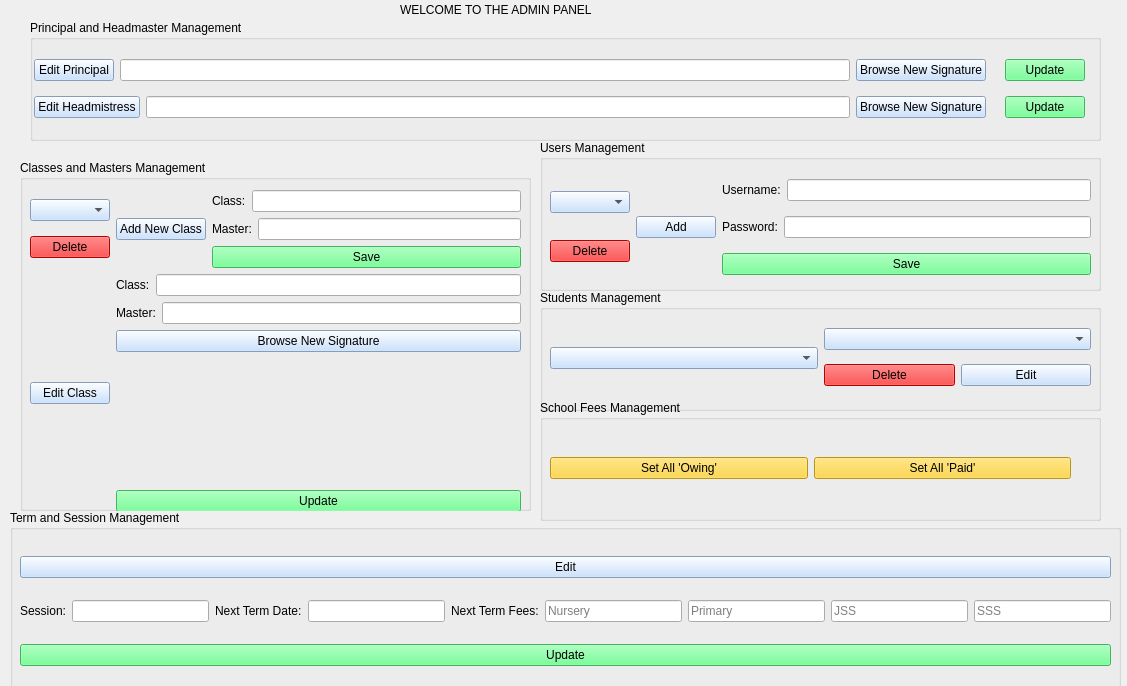
<?xml version="1.0" encoding="UTF-8"?>
<ui version="4.0">
 <class>AdminForm</class>
 <widget class="QWidget" name="AdminForm">
  <property name="geometry">
   <rect>
    <x>0</x>
    <y>0</y>
    <width>1127</width>
    <height>686</height>
   </rect>
  </property>
  <property name="windowTitle">
   <string>Administration Form</string>
  </property>
  <property name="windowIcon">
   <iconset>
    <normaloff>administartion icon.png</normaloff>administartion icon.png</iconset>
  </property>
  <property name="styleSheet">
   <string notr="true">font: 12pt &quot;MS Shell Dlg 2&quot;;

</string>
  </property>
  <widget class="QLabel" name="label">
   <property name="geometry">
    <rect>
     <x>400</x>
     <y>0</y>
     <width>281</width>
     <height>20</height>
    </rect>
   </property>
   <property name="styleSheet">
    <string notr="true">font: 11pt &quot;MS Shell Dlg 2&quot;;</string>
   </property>
   <property name="text">
    <string>WELCOME TO THE ADMIN PANEL</string>
   </property>
  </widget>
  <widget class="QGroupBox" name="groupBox_5">
   <property name="geometry">
    <rect>
     <x>10</x>
     <y>510</y>
     <width>1111</width>
     <height>181</height>
    </rect>
   </property>
   <property name="styleSheet">
    <string notr="true">QPushButton{
background-color: rgb(189, 218, 255);
}</string>
   </property>
   <property name="title">
    <string>Term and Session Management</string>
   </property>
   <widget class="QWidget" name="layoutWidget">
    <property name="geometry">
     <rect>
      <x>10</x>
      <y>30</y>
      <width>1091</width>
      <height>145</height>
     </rect>
    </property>
    <layout class="QVBoxLayout" name="verticalLayout">
     <item>
      <widget class="QPushButton" name="mgmt_edit_btn">
       <property name="text">
        <string>Edit</string>
       </property>
      </widget>
     </item>
     <item>
      <layout class="QHBoxLayout" name="horizontalLayout">
       <item>
        <widget class="QLabel" name="session_label">
         <property name="text">
          <string>Session:</string>
         </property>
        </widget>
       </item>
       <item>
        <widget class="QLineEdit" name="session_lineEdit"/>
       </item>
       <item>
        <widget class="QLabel" name="next_term_label">
         <property name="text">
          <string>Next Term Date:</string>
         </property>
        </widget>
       </item>
       <item>
        <widget class="QLineEdit" name="next_term_lineEdit">
         <property name="text">
          <string/>
         </property>
        </widget>
       </item>
       <item>
        <widget class="QLabel" name="fees_label">
         <property name="text">
          <string>Next Term Fees:</string>
         </property>
        </widget>
       </item>
       <item>
        <widget class="QLineEdit" name="fees_lineEdit">
         <property name="text">
          <string/>
         </property>
         <property name="placeholderText">
          <string>Nursery</string>
         </property>
        </widget>
       </item>
       <item>
        <widget class="QLineEdit" name="fees_lineEdit2">
         <property name="placeholderText">
          <string>Primary</string>
         </property>
        </widget>
       </item>
       <item>
        <widget class="QLineEdit" name="fees_lineEdit3">
         <property name="placeholderText">
          <string>JSS</string>
         </property>
        </widget>
       </item>
       <item>
        <widget class="QLineEdit" name="fees_lineEdit4">
         <property name="placeholderText">
          <string>SSS</string>
         </property>
        </widget>
       </item>
      </layout>
     </item>
     <item>
      <widget class="QPushButton" name="mgmt_update_btn">
       <property name="styleSheet">
        <string notr="true">background-color: rgb(85, 255, 127);</string>
       </property>
       <property name="text">
        <string>Update</string>
       </property>
      </widget>
     </item>
    </layout>
   </widget>
  </widget>
  <widget class="QGroupBox" name="groupBox_2">
   <property name="geometry">
    <rect>
     <x>20</x>
     <y>160</y>
     <width>511</width>
     <height>351</height>
    </rect>
   </property>
   <property name="styleSheet">
    <string notr="true">QPushButton{
background-color: rgb(189, 218, 255);
}

QComboBox{
background-color: rgb(189, 218, 255);
}</string>
   </property>
   <property name="title">
    <string>Classes and Masters Management</string>
   </property>
   <widget class="QWidget" name="layoutWidget">
    <property name="geometry">
     <rect>
      <x>10</x>
      <y>30</y>
      <width>491</width>
      <height>322</height>
     </rect>
    </property>
    <layout class="QVBoxLayout" name="verticalLayout_7">
     <item>
      <layout class="QHBoxLayout" name="horizontalLayout_10">
       <item>
        <layout class="QHBoxLayout" name="horizontalLayout_7">
         <item>
          <layout class="QVBoxLayout" name="verticalLayout_4">
           <item>
            <layout class="QHBoxLayout" name="horizontalLayout_6"/>
           </item>
          </layout>
         </item>
         <item>
          <layout class="QVBoxLayout" name="verticalLayout_6">
           <item>
            <widget class="QComboBox" name="class_comboBox">
             <property name="editable">
              <bool>false</bool>
             </property>
            </widget>
           </item>
           <item>
            <widget class="QPushButton" name="class_delete_btn">
             <property name="styleSheet">
              <string notr="true">background-color: rgb(255, 0, 0);</string>
             </property>
             <property name="text">
              <string>Delete</string>
             </property>
            </widget>
           </item>
          </layout>
         </item>
         <item>
          <widget class="QPushButton" name="add_new_btn">
           <property name="text">
            <string>Add New Class</string>
           </property>
          </widget>
         </item>
        </layout>
       </item>
       <item>
        <layout class="QVBoxLayout" name="verticalLayout_5">
         <item>
          <layout class="QHBoxLayout" name="horizontalLayout_9">
           <item>
            <widget class="QLabel" name="class_add_label">
             <property name="text">
              <string>Class:</string>
             </property>
            </widget>
           </item>
           <item>
            <widget class="QLineEdit" name="class_add_lineEdit"/>
           </item>
          </layout>
         </item>
         <item>
          <layout class="QHBoxLayout" name="horizontalLayout_8">
           <item>
            <widget class="QLabel" name="form_master_add_label">
             <property name="text">
              <string>Master:</string>
             </property>
            </widget>
           </item>
           <item>
            <widget class="QLineEdit" name="form_master_lineEdit"/>
           </item>
          </layout>
         </item>
         <item>
          <widget class="QPushButton" name="class_save_btn">
           <property name="styleSheet">
            <string notr="true">background-color: rgb(85, 255, 127);</string>
           </property>
           <property name="text">
            <string>Save</string>
           </property>
          </widget>
         </item>
        </layout>
       </item>
      </layout>
     </item>
     <item>
      <layout class="QHBoxLayout" name="horizontalLayout_11">
       <item>
        <widget class="QPushButton" name="class_edit_btn">
         <property name="text">
          <string>Edit Class</string>
         </property>
        </widget>
       </item>
       <item>
        <layout class="QVBoxLayout" name="verticalLayout_3">
         <item>
          <layout class="QHBoxLayout" name="horizontalLayout_5">
           <item>
            <widget class="QLabel" name="class_edit_label">
             <property name="text">
              <string>Class:</string>
             </property>
            </widget>
           </item>
           <item>
            <widget class="QLineEdit" name="class_edit_lineEdit"/>
           </item>
          </layout>
         </item>
         <item>
          <layout class="QHBoxLayout" name="horizontalLayout_4">
           <item>
            <widget class="QLabel" name="form_master_edit_label">
             <property name="text">
              <string>Master:</string>
             </property>
            </widget>
           </item>
           <item>
            <widget class="QLineEdit" name="form_master_edit_lineEdit">
             <property name="text">
              <string/>
             </property>
            </widget>
           </item>
          </layout>
         </item>
         <item>
          <widget class="QPushButton" name="class_sig_browse_btn">
           <property name="text">
            <string>Browse New Signature</string>
           </property>
          </widget>
         </item>
         <item>
          <widget class="QLabel" name="master_sig_label">
           <property name="maximumSize">
            <size>
             <width>389</width>
             <height>219</height>
            </size>
           </property>
           <property name="text">
            <string/>
           </property>
           <property name="scaledContents">
            <bool>true</bool>
           </property>
          </widget>
         </item>
         <item>
          <widget class="QPushButton" name="class_update_btn">
           <property name="styleSheet">
            <string notr="true">background-color: rgb(85, 255, 127);</string>
           </property>
           <property name="text">
            <string>Update</string>
           </property>
          </widget>
         </item>
        </layout>
       </item>
      </layout>
     </item>
    </layout>
   </widget>
  </widget>
  <widget class="QGroupBox" name="groupBox">
   <property name="geometry">
    <rect>
     <x>540</x>
     <y>290</y>
     <width>561</width>
     <height>121</height>
    </rect>
   </property>
   <property name="styleSheet">
    <string notr="true">QPushButton{
background-color: rgb(189, 218, 255);
}

QComboBox{
background-color: rgb(189, 218, 255);
}</string>
   </property>
   <property name="title">
    <string>Students Management</string>
   </property>
   <widget class="QWidget" name="layoutWidget">
    <property name="geometry">
     <rect>
      <x>10</x>
      <y>30</y>
      <width>541</width>
      <height>76</height>
     </rect>
    </property>
    <layout class="QHBoxLayout" name="horizontalLayout_3">
     <item>
      <widget class="QComboBox" name="class_comboBox2"/>
     </item>
     <item>
      <layout class="QVBoxLayout" name="verticalLayout_2">
       <item>
        <widget class="QComboBox" name="stud_name_comboBox"/>
       </item>
       <item>
        <layout class="QHBoxLayout" name="horizontalLayout_2">
         <item>
          <widget class="QPushButton" name="stud_del_btn">
           <property name="styleSheet">
            <string notr="true">background-color: rgb(255, 0, 0);</string>
           </property>
           <property name="text">
            <string>Delete</string>
           </property>
          </widget>
         </item>
         <item>
          <widget class="QPushButton" name="stud_edit_btn">
           <property name="text">
            <string>Edit</string>
           </property>
          </widget>
         </item>
        </layout>
       </item>
      </layout>
     </item>
    </layout>
   </widget>
  </widget>
  <widget class="QGroupBox" name="groupBox_3">
   <property name="geometry">
    <rect>
     <x>540</x>
     <y>140</y>
     <width>561</width>
     <height>151</height>
    </rect>
   </property>
   <property name="styleSheet">
    <string notr="true">QPushButton{
background-color: rgb(189, 218, 255);
}

QComboBox{
background-color: rgb(189, 218, 255);
}
</string>
   </property>
   <property name="title">
    <string>Users Management</string>
   </property>
   <widget class="QWidget" name="layoutWidget">
    <property name="geometry">
     <rect>
      <x>10</x>
      <y>30</y>
      <width>541</width>
      <height>115</height>
     </rect>
    </property>
    <layout class="QHBoxLayout" name="horizontalLayout_15">
     <item>
      <layout class="QHBoxLayout" name="horizontalLayout_12">
       <item>
        <layout class="QVBoxLayout" name="verticalLayout_8">
         <item>
          <widget class="QComboBox" name="user_comboBox"/>
         </item>
         <item>
          <widget class="QPushButton" name="user_delete_btn">
           <property name="styleSheet">
            <string notr="true">background-color: rgb(255, 0, 0);</string>
           </property>
           <property name="text">
            <string>Delete</string>
           </property>
          </widget>
         </item>
        </layout>
       </item>
       <item>
        <widget class="QPushButton" name="user_add_btn">
         <property name="text">
          <string>Add</string>
         </property>
        </widget>
       </item>
      </layout>
     </item>
     <item>
      <layout class="QVBoxLayout" name="verticalLayout_9">
       <item>
        <layout class="QHBoxLayout" name="horizontalLayout_14">
         <item>
          <widget class="QLabel" name="username_label">
           <property name="text">
            <string>Username:</string>
           </property>
          </widget>
         </item>
         <item>
          <widget class="QLineEdit" name="username_lineEdit"/>
         </item>
        </layout>
       </item>
       <item>
        <layout class="QHBoxLayout" name="horizontalLayout_13">
         <item>
          <widget class="QLabel" name="password_label">
           <property name="text">
            <string>Password:</string>
           </property>
          </widget>
         </item>
         <item>
          <widget class="QLineEdit" name="password_lineEdit">
           <property name="echoMode">
            <enum>QLineEdit::Password</enum>
           </property>
          </widget>
         </item>
        </layout>
       </item>
       <item>
        <widget class="QPushButton" name="user_save_btn">
         <property name="styleSheet">
          <string notr="true">background-color: rgb(85, 255, 127);</string>
         </property>
         <property name="text">
          <string>Save</string>
         </property>
        </widget>
       </item>
      </layout>
     </item>
    </layout>
   </widget>
  </widget>
  <widget class="QGroupBox" name="groupBox_4">
   <property name="geometry">
    <rect>
     <x>30</x>
     <y>20</y>
     <width>1071</width>
     <height>121</height>
    </rect>
   </property>
   <property name="styleSheet">
    <string notr="true">QPushButton{
background-color: rgb(189, 218, 255);
}</string>
   </property>
   <property name="title">
    <string>Principal and Headmaster Management</string>
   </property>
   <widget class="QWidget" name="layoutWidget">
    <property name="geometry">
     <rect>
      <x>4</x>
      <y>30</y>
      <width>1051</width>
      <height>79</height>
     </rect>
    </property>
    <layout class="QVBoxLayout" name="verticalLayout_10">
     <item>
      <layout class="QHBoxLayout" name="horizontalLayout_17">
       <item>
        <widget class="QPushButton" name="principal_edit_btn">
         <property name="text">
          <string>Edit Principal</string>
         </property>
        </widget>
       </item>
       <item>
        <widget class="QLineEdit" name="principal_edit_lineEdit">
         <property name="text">
          <string/>
         </property>
        </widget>
       </item>
       <item>
        <widget class="QPushButton" name="prin_browse_btn">
         <property name="text">
          <string>Browse New Signature</string>
         </property>
        </widget>
       </item>
       <item>
        <widget class="QLabel" name="prin_sig_label">
         <property name="maximumSize">
          <size>
           <width>389</width>
           <height>219</height>
          </size>
         </property>
         <property name="text">
          <string/>
         </property>
         <property name="scaledContents">
          <bool>true</bool>
         </property>
        </widget>
       </item>
       <item>
        <widget class="QPushButton" name="principal_update_btn">
         <property name="styleSheet">
          <string notr="true">background-color: rgb(85, 255, 127);</string>
         </property>
         <property name="text">
          <string>Update</string>
         </property>
        </widget>
       </item>
      </layout>
     </item>
     <item>
      <layout class="QHBoxLayout" name="horizontalLayout_16">
       <item>
        <widget class="QPushButton" name="headmaster_edit_btn">
         <property name="text">
          <string>Edit Headmistress</string>
         </property>
        </widget>
       </item>
       <item>
        <widget class="QLineEdit" name="headmaster_edit_lineEdit">
         <property name="text">
          <string/>
         </property>
        </widget>
       </item>
       <item>
        <widget class="QPushButton" name="head_browse_btn">
         <property name="text">
          <string>Browse New Signature</string>
         </property>
        </widget>
       </item>
       <item>
        <widget class="QLabel" name="head_sig_label">
         <property name="maximumSize">
          <size>
           <width>389</width>
           <height>219</height>
          </size>
         </property>
         <property name="text">
          <string/>
         </property>
         <property name="scaledContents">
          <bool>true</bool>
         </property>
        </widget>
       </item>
       <item>
        <widget class="QPushButton" name="headmaster_update_btn">
         <property name="styleSheet">
          <string notr="true">background-color: rgb(85, 255, 127);</string>
         </property>
         <property name="text">
          <string>Update</string>
         </property>
        </widget>
       </item>
      </layout>
     </item>
    </layout>
   </widget>
  </widget>
  <widget class="QGroupBox" name="groupBox_6">
   <property name="geometry">
    <rect>
     <x>540</x>
     <y>400</y>
     <width>561</width>
     <height>121</height>
    </rect>
   </property>
   <property name="styleSheet">
    <string notr="true">QPushButton{
background-color: rgb(189, 218, 255);
}

QComboBox{
background-color: rgb(189, 218, 255);
}</string>
   </property>
   <property name="title">
    <string>School Fees Management</string>
   </property>
   <widget class="QWidget" name="layoutWidget_2">
    <property name="geometry">
     <rect>
      <x>10</x>
      <y>30</y>
      <width>521</width>
      <height>76</height>
     </rect>
    </property>
    <layout class="QHBoxLayout" name="horizontalLayout_18">
     <item>
      <layout class="QVBoxLayout" name="verticalLayout_11">
       <item>
        <layout class="QHBoxLayout" name="horizontalLayout_19">
         <item>
          <widget class="QPushButton" name="not_paid_btn">
           <property name="styleSheet">
            <string notr="true">background-color: rgb(255, 207, 32)</string>
           </property>
           <property name="text">
            <string>Set All 'Owing'</string>
           </property>
          </widget>
         </item>
         <item>
          <widget class="QPushButton" name="paid_btn">
           <property name="styleSheet">
            <string notr="true">background-color: rgb(255, 207, 32)</string>
           </property>
           <property name="text">
            <string>Set All 'Paid'</string>
           </property>
          </widget>
         </item>
        </layout>
       </item>
      </layout>
     </item>
    </layout>
   </widget>
  </widget>
 </widget>
 <resources/>
 <connections/>
</ui>
